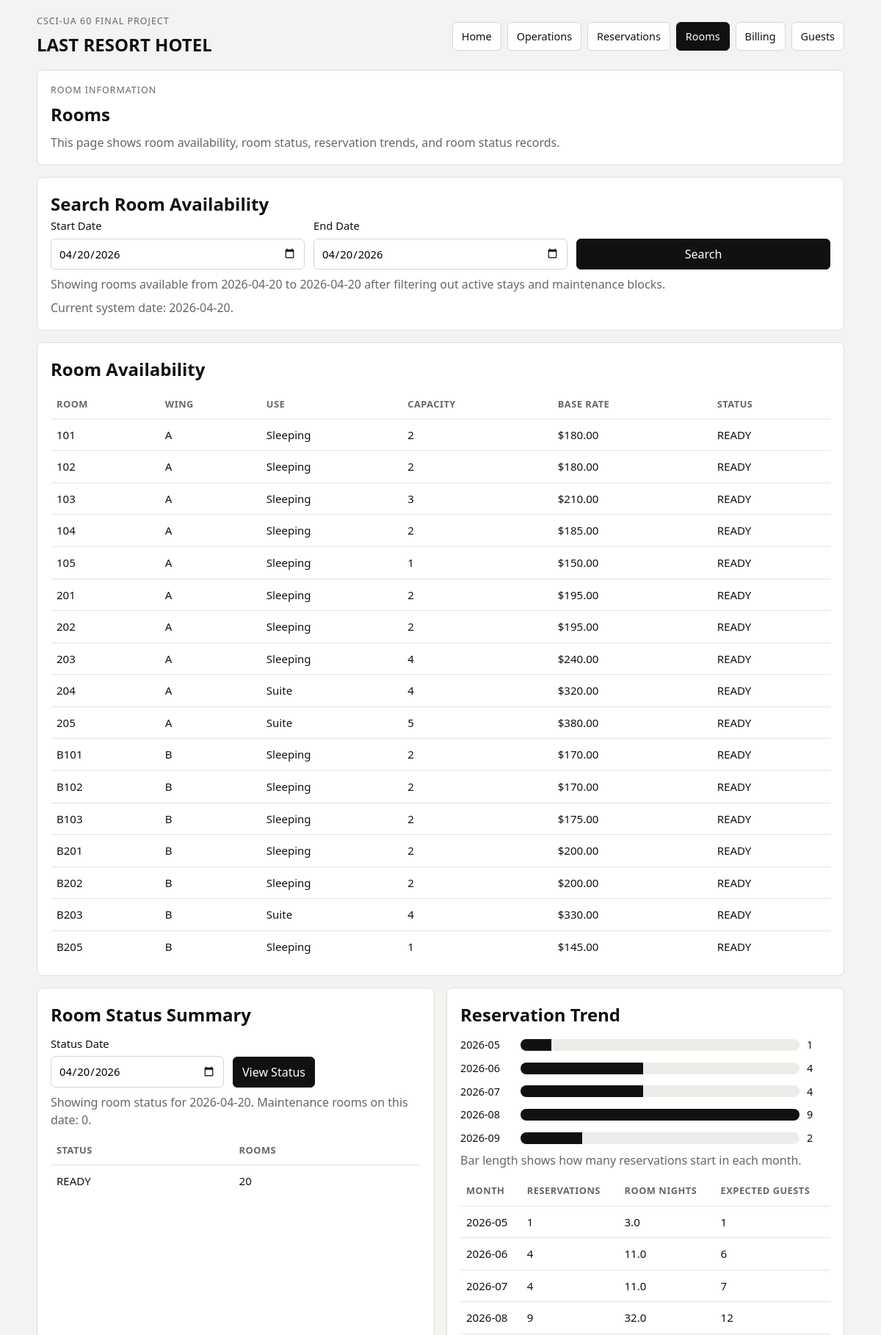
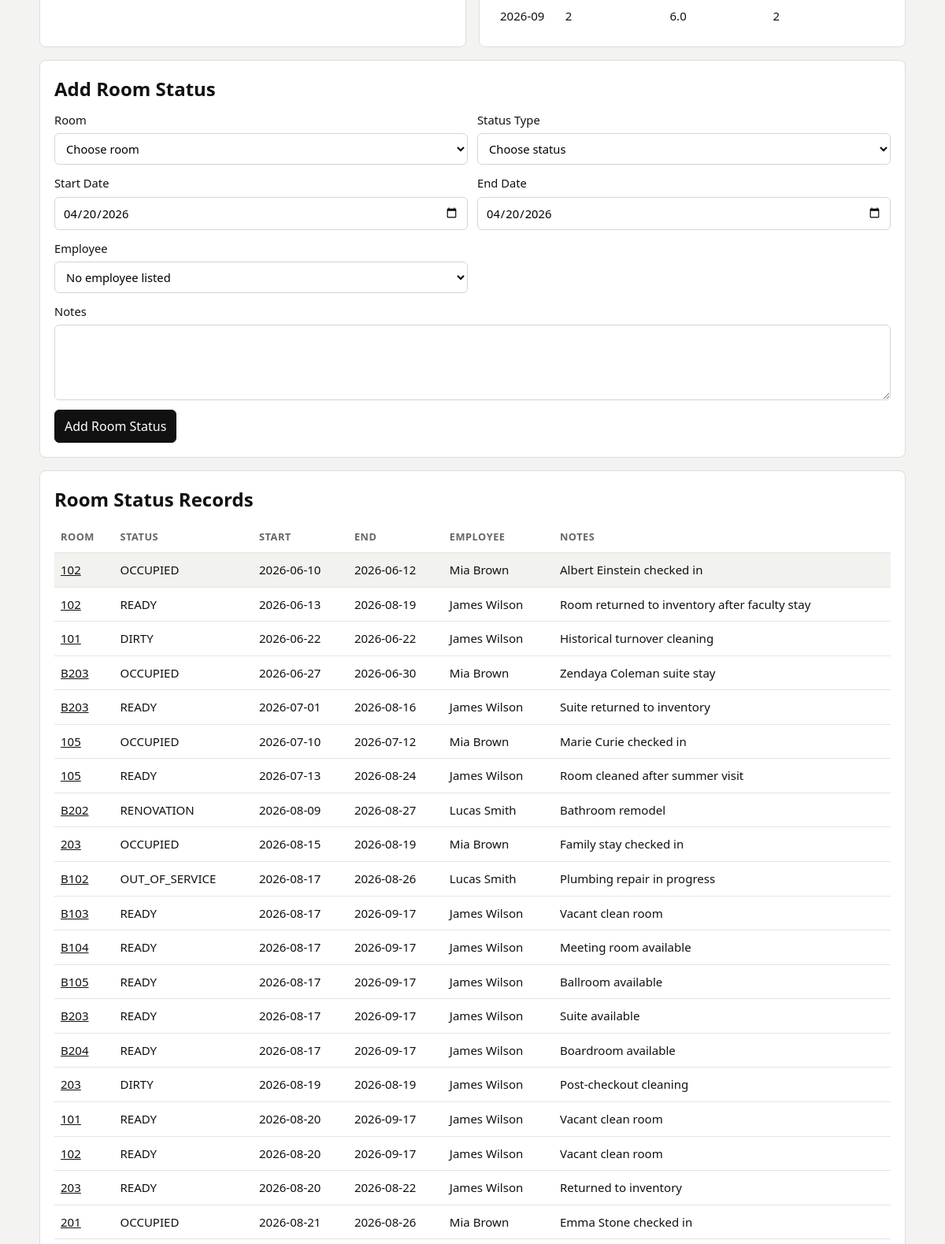
Screenshot of /rooms (upper part) with the database file from the repository (2 pictures, top to bottom).
### tables this page shows
CREATE TABLE room_capability (
    roomId INTEGER NOT NULL,
    capabilityTypeId INTEGER NOT NULL,
    capacity INTEGER NOT NULL CHECK (capacity > 0),
    baseRate DECIMAL(10, 2) NOT NULL CHECK (baseRate >= 0),
    isAssignable INTEGER NOT NULL DEFAULT 1 CHECK (isAssignable IN (0, 1)),
    PRIMARY KEY (roomId, capabilityTypeId),
    FOREIGN KEY (roomId) REFERENCES room(roomId),
    FOREIGN KEY (capabilityTypeId) REFERENCES capability_type(capabilityTypeId)
);

CREATE TABLE room (
    roomId INTEGER PRIMARY KEY,
    levelId INTEGER NOT NULL,
    roomNum TEXT NOT NULL,
    isSmokingOverride INTEGER DEFAULT NULL CHECK (isSmokingOverride IN (0, 1)),
    FOREIGN KEY (levelId) REFERENCES level(levelId),
    UNIQUE (levelId, roomNum)
);

CREATE TABLE wing (
    wingId INTEGER PRIMARY KEY,
    buildingId INTEGER NOT NULL,
    wingCode TEXT NOT NULL,
    wingOrder INTEGER NOT NULL,
    nearIndoorPool INTEGER NOT NULL DEFAULT 0 CHECK (nearIndoorPool IN (0, 1)),
    nearOutdoorPool INTEGER NOT NULL DEFAULT 0 CHECK (nearOutdoorPool IN (0, 1)),
    nearParking INTEGER NOT NULL DEFAULT 0 CHECK (nearParking IN (0, 1)),
    handicapAccess INTEGER NOT NULL DEFAULT 0 CHECK (handicapAccess IN (0, 1)),
    FOREIGN KEY (buildingId) REFERENCES building(buildingId),
    UNIQUE (buildingId, wingCode),
    UNIQUE (buildingId, wingOrder)
);

CREATE TABLE room_status (
    statusId INTEGER PRIMARY KEY,
    roomId INTEGER NOT NULL,
        statusType TEXT NOT NULL CHECK (
            statusType IN (
            'OCCUPIED',
            'DIRTY',
            'READY',
            'RENOVATION',
            'RECONSTRUCTION',
            'OUT_OF_SERVICE'
        )
    ),
    startTime DATE NOT NULL,
    endTime DATE NOT NULL,
    employeeId INTEGER,
    notes TEXT,
    FOREIGN KEY (roomId) REFERENCES room(roomId),
    CHECK (endTime >= startTime)
);

### Final Project/app.py (the view)
@app.route("/rooms", methods=["GET"])
def rooms_page():
    current_date = get_current_date()
    requested_status_id = request.args.get("statusId", type=int)
    page_message, page_message_type = get_page_notice()
    start_date = request.args.get("start", current_date).strip() or current_date
    end_date = request.args.get("end", current_date).strip() or current_date
    status_value = request.args.get("status")
    status_date = status_value.strip() if status_value else current_date
    if not status_date:
        status_date = current_date
    if start_date > end_date:
        start_date, end_date = end_date, start_date
    conn = get_db_connection()
    available_rooms, room_status_summary, reservation_trends, maintenance_count = load_room_page_data(
        conn,
        start_date,
        end_date,
        status_date,
    )
    room_status_records = load_room_status_records(conn)
    room_options = load_room_options(conn)
    employee_options = load_employee_options(conn)
    conn.close()
    selected_status_id = choose_selected_id(room_status_records, requested_status_id, "statusId")
    selected_room_status = next(
        (row for row in room_status_records if row["statusId"] == selected_status_id),
        None,
    )
    return render_template(
        "rooms.html",
        availableRooms=available_rooms,
        roomStatusSummary=room_status_summary,
        reservationTrends=reservation_trends,
        roomStatusRecords=room_status_records,
        selectedRoomStatus=selected_room_status,
        selectedStatusId=selected_status_id,
        roomOptions=room_options,
        employeeOptions=employee_options,
        roomStatusTypes=ROOM_STATUS_TYPES,
        maintenanceCount=maintenance_count,
        startDate=start_date,
        endDate=end_date,
        statusDate=status_date,
        snapshotDate=current_date,
        currentDateInput=current_date,
        pageMessage=page_message,
        pageMessageType=page_message_type,
        pageTitle="Room Information",
    )

### Final Project/app.py (called while the page is built)
def get_current_date():
    return date.today().isoformat()

def get_db_connection():
    conn = sqlite3.connect(DATABASE)
    conn.execute("PRAGMA foreign_keys = ON")
    conn.row_factory = sqlite3.Row
    return conn

def clean_text(value):
    if value is None:
        return ""
    return value.strip()

def format_date_input(value):
    if not value:
        return ""
    return value[:10]

def get_page_notice():
    return clean_text(request.args.get("message")), clean_text(request.args.get("messageType")) or "success"

def choose_selected_id(rows, requested_id, key_name):
    if not rows:
        return None
    valid_ids = {row[key_name] for row in rows}
    if requested_id in valid_ids:
        return requested_id
    return rows[0][key_name]

def format_person_name(first_name, last_name):
    if first_name and last_name:
        return f"{first_name} {last_name}"
    return None

def normalize_room_status(status_type):
    if status_type == "AVAILABLE":
        return "READY"
    return status_type

def load_room_status_date_range(conn):
    row = conn.execute(
        """
        SELECT
            MIN(startTime) AS firstStatusDate,
            MAX(endTime) AS lastStatusDate
        FROM room_status
        """
    ).fetchone()
    if row is None:
        return None, None
    return row["firstStatusDate"], row["lastStatusDate"]

def load_room_options(conn):
    room_rows = conn.execute(
        """
        SELECT roomId, roomNum
        FROM room
        ORDER BY roomNum
        """
    ).fetchall()
    room_options = []
    for row in room_rows:
        room_options.append(
            {
                "roomId": row["roomId"],
                "roomNum": row["roomNum"],
            }
        )
    return room_options

def load_employee_options(conn):
    employee_rows = conn.execute(
        """
        SELECT
            e.employeeId,
            p.firstName || ' ' || p.lastName AS employeeName,
            e.jobTitle
        FROM employee e
        JOIN person p ON p.personId = e.personId
        ORDER BY employeeName
        """
    ).fetchall()
    employee_options = []
    for row in employee_rows:
        employee_options.append(
            {
                "employeeId": row["employeeId"],
                "label": f"{row['employeeName']} ({row['jobTitle']})",
            }
        )
    return employee_options

### Final Project/templates/rooms.html (shortened to what this page needs)
{% extends 'base.html' %}
{% block container %}
<section class="pageHeader">
  <p class="sectionTag">Room Information</p>
  <h1>Rooms</h1>
  <p>This page shows room availability, room status, reservation trends, and room status records.</p>
</section>
<section class="dataCard">
  <h3>Search Room Availability</h3>
  <form class="reservationForm availabilityForm" method="GET" action="{{ url_for('rooms_page') }}">
    <label>
      Start Date
      <input type="date" name="start" value="{{ startDate }}">
    </label>
    <label>
      End Date
      <input type="date" name="end" value="{{ endDate }}">
    </label>
    <button type="submit">Search</button>
  </form>
  <p class="searchNote">Showing rooms available from {{ startDate }} to {{ endDate }} after filtering out active stays and maintenance blocks.</p>
  <p class="searchNote">Current system date: {{ snapshotDate }}.</p>
</section>
<section class="dataCard">
  <h3>Room Availability</h3>
  <table class="minimalTable">
    <thead>
      <tr>
        <th>Room</th>
        <th>Wing</th>
        <th>Use</th>
        <th>Capacity</th>
        <th>Base Rate</th>
        <th>Status</th>
      </tr>
    </thead>
    <tbody>
      {% for room in availableRooms %}
        <tr>
          <td>{{ room.roomNum }}</td>
          <td>{{ room.wingCode }}</td>
          <td>{{ room.roomUse }}</td>
          <td>{{ room.capacity }}</td>
          <td>${{ '%.2f'|format(room.baseRate) }}</td>
          <td>{{ room.currentStatus }}</td>
        </tr>
      {% else %}
        <tr>
          <td colspan="6">No rooms are available in the selected date range.</td>
        </tr>
      {% endfor %}
    </tbody>
  </table>
</section>
<div class="dashboardGrid">
  <section class="dataCard">
    <h3>Room Status Summary</h3>
    <form class="searchForm statusForm" method="GET" action="{{ url_for('rooms_page') }}">
      <label>
        Status Date
        <input type="date" name="status" value="{{ statusDate }}">
      </label>
      <button type="submit">View Status</button>
    </form>
    <p class="searchNote">Showing room status for {{ statusDate }}. Maintenance rooms on this date: {{ maintenanceCount }}.</p>
    <table class="minimalTable">
      <thead>
        <tr>
          <th>Status</th>
          <th>Rooms</th>
        </tr>
      </thead>
      <tbody>
        {% for row in roomStatusSummary %}
          <tr>
            <td>{{ row.statusType }}</td>
            <td>{{ row.roomCount }}</td>
          </tr>
        {% else %}
          <tr>
            <td colspan="2">No room status information is available.</td>
          </tr>
        {% endfor %}
      </tbody>
    </table>
  </section>
  <section class="dataCard">
    <h3>Reservation Trend</h3>
    <div class="trendChart">
      {% for row in reservationTrends %}
        <div class="trendRow">
          <span class="trendMonth">{{ row.stayMonth }}</span>
          <div class="trendBar">
            <div class="trendBarFill" style="width: {{ row.barWidth }}%;"></div>
          </div>
          <span class="trendValue">{{ row.reservationCount }}</span>
        </div>
      {% else %}
        <p class="searchNote">No reservation trend data is available.</p>
      {% endfor %}
    </div>
    <p class="searchNote">Bar length shows how many reservations start in each month.</p>
    <table class="minimalTable">
      <thead>
        <tr>
          <th>Month</th>
          <th>Reservations</th>
          <th>Room Nights</th>
          <th>Expected Guests</th>
        </tr>
      </thead>
      <tbody>
        {% for row in reservationTrends %}
          <tr>
            <td>{{ row.stayMonth }}</td>
            <td>{{ row.reservationCount }}</td>
            <td>{{ row.roomNights }}</td>
            <td>{{ row.expectedGuests }}</td>
          </tr>
        {% else %}
          <tr>
            <td colspan="4">No reservation trend data is available.</td>
          </tr>
        {% endfor %}
      </tbody>
    </table>
  </section>
</div>
<section class="dataCard">
  <h3>Add Room Status</h3>
  <form class="crudForm" method="POST" action="{{ url_for('create_room_status') }}">
    <div class="formGrid">
      <label>
        Room
        <select name="roomId" required>
          <option value="">Choose room</option>
        </select>
      </label>
      <label>
        Status Type
        <select name="statusType" required>
          <option value="">Choose status</option>
        </select>
      </label>
      <label>
        Start Date
        <input type="date" name="startTime" value="{{ currentDateInput }}" required>
      </label>
      <label>
        End Date
        <input type="date" name="endTime" value="{{ currentDateInput }}" required>
      </label>
      <label>
        Employee
        <select name="employeeId">
          <option value="">No employee listed</option>
        </select>
      </label>
      <label class="fullWidth">
        Notes
        <textarea name="notes" rows="3"></textarea>
      </label>
    </div>
    <div class="buttonRow">
      <button type="submit">Add Room Status</button>
    </div>
  </form>
</section>
<section class="dataCard">
  <h3>Room Status Records</h3>
  <table class="minimalTable">
    <thead>
      <tr>
        <th>Room</th>
        <th>Status</th>
        <th>Start</th>
        <th>End</th>
        <th>Employee</th>
        <th>Notes</th>
      </tr>
    </thead>
    <tbody>
      {% for row in roomStatusRecords %}
        <tr class="{% if row.statusId == selectedStatusId %}selectedRow{% endif %}">
          <td>
            <a href="{{ url_for('rooms_page', start=startDate, end=endDate, status=statusDate, statusId=row.statusId) }}">
              {{ row.roomNum }}
            </a>
          </td>
          <td>{{ row.statusType }}</td>
          <td>{{ row.startTime }}</td>
          <td>{{ row.endTime }}</td>
          <td>{{ row.employeeName }}</td>
          <td>{{ row.notes or 'No notes' }}</td>
        </tr>
      {% else %}
        <tr>
          <td colspan="6">No room status records are available.</td>
        </tr>
      {% endfor %}
    </tbody>
  </table>
</section>
{% endblock %}

### Final Project/static/css/main.css (style rules this page uses)
*, *::before, *::after { box-sizing: border-box; }
body { margin: 0; background: #f3f3f1; color: #111111; font-family: "Segoe UI", Arial, sans-serif; line-height: 1.5; }
a { color: inherit; text-decoration: none; }
button, input, select, textarea { font: inherit; }
.eyebrow, .sectionTag { margin: 0; color: #666666; font-size: 0.78rem; text-transform: uppercase; letter-spacing: 0.08em; }
.pageHeader, .photoPanel, .summaryPanel, .dataCard, .guestInfoCard, .billPanel, .sectionBlock { background: #ffffff; border: 1px solid #ddddda; border-radius: 8px; padding: 18px; }
.pageHeader h1, .summaryPanel h2, .dataCard h3, .guestInfoCard h2, .billPanel h2 { margin: 6px 0 0; font-size: 1.5rem; }
.pageHeader p:last-child, .searchNote, .tableNote, .billMeta, .infoList dt, .minimalTable th { color: #666666; }
.pageHeader p:last-child, .searchNote, .tableNote { margin: 8px 0 0; }
.summaryPanel h2, .dataCard h3, .guestInfoCard h2 { margin-top: 0; }
.summaryList, .dashboardGrid, .billingTopLayout, .billingBottomLayout { display: grid; gap: 16px; }
.dashboardGrid, .billingBottomLayout { grid-template-columns: repeat(2, minmax(0, 1fr)); }
.reservationForm, .searchForm { display: grid; gap: 12px; align-items: end; }
.reservationForm { grid-template-columns: repeat(4, minmax(0, 1fr)); }
.availabilityForm { grid-template-columns: repeat(3, minmax(0, 1fr)); }
.searchForm { grid-template-columns: minmax(0, 1fr) auto; }
.statusForm { max-width: 360px; margin-top: 10px; }
.reservationForm label, .searchForm label, .crudForm label { display: flex; flex-direction: column; gap: 6px; font-size: 0.92rem; }
.reservationForm input, .reservationForm select, .reservationForm textarea, .searchForm input, .searchForm select, .crudForm input, .crudForm select, .crudForm textarea { min-height: 40px; padding: 8px 10px; border: 1px solid #d4d4cf; border-radius: 6px; background: #ffffff; }
.crudForm textarea { min-height: 96px; resize: vertical; }
.reservationForm button, .searchForm button, .crudForm button, .inlineForm button { min-height: 40px; padding: 8px 12px; border: 1px solid #111111; border-radius: 6px; background: #111111; color: #ffffff; cursor: pointer; }
.dataCard, .guestInfoCard, .billPanel { overflow-x: auto; }
.crudForm { display: grid; gap: 12px; margin-top: 10px; }
.formGrid { display: grid; grid-template-columns: repeat(2, minmax(0, 1fr)); gap: 12px; align-items: start; }
.fullWidth { grid-column: 1 / -1; }
.buttonRow { display: flex; gap: 10px; flex-wrap: wrap; align-items: center; }
.minimalTable { width: 100%; border-collapse: collapse; min-width: 480px; margin-top: 10px; }
.minimalTable th, .minimalTable td { padding: 10px 8px; border-bottom: 1px solid #e4e4df; text-align: left; vertical-align: top; font-size: 0.94rem; }
.minimalTable th { font-size: 0.8rem; font-weight: 600; text-transform: uppercase; letter-spacing: 0.04em; }
.minimalTable tbody tr:last-child td { border-bottom: none; }
.minimalTable a { text-decoration: underline; }
.selectedRow { background: #f2f2ef; }
.trendChart { display: grid; gap: 10px; margin-top: 12px; }
.trendRow { display: grid; grid-template-columns: 72px minmax(0, 1fr) 32px; gap: 10px; align-items: center; }
.trendMonth, .trendValue { font-size: 0.9rem; }
.trendBar { height: 16px; border-radius: 999px; background: #ecece8; overflow: hidden; }
.trendBarFill { height: 100%; background: #111111; }

### rows the page displays
room_capability: roomNum "101", wingCode "A", roomUse "Sleeping", capacity "2", baseRate "180.00", currentStatus "READY"
room_capability: roomNum "102", wingCode "A", roomUse "Sleeping", capacity "2", baseRate "180.00", currentStatus "READY"
room_capability: roomNum "103", wingCode "A", roomUse "Sleeping", capacity "3", baseRate "210.00", currentStatus "READY"
room_capability: roomNum "104", wingCode "A", roomUse "Sleeping", capacity "2", baseRate "185.00", currentStatus "READY"
room_capability: roomNum "105", wingCode "A", roomUse "Sleeping", capacity "1", baseRate "150.00", currentStatus "READY"
room_capability: roomNum "201", wingCode "A", roomUse "Sleeping", capacity "2", baseRate "195.00", currentStatus "READY"
room_capability: roomNum "202", wingCode "A", roomUse "Sleeping", capacity "2", baseRate "195.00", currentStatus "READY"
room_capability: roomNum "203", wingCode "A", roomUse "Sleeping", capacity "4", baseRate "240.00", currentStatus "READY"
room_capability: roomNum "204", wingCode "A", roomUse "Suite", capacity "4", baseRate "320.00", currentStatus "READY"
room_capability: roomNum "205", wingCode "A", roomUse "Suite", capacity "5", baseRate "380.00", currentStatus "READY"
room_capability: roomNum "B101", wingCode "B", roomUse "Sleeping", capacity "2", baseRate "170.00", currentStatus "READY"
room_capability: roomNum "B102", wingCode "B", roomUse "Sleeping", capacity "2", baseRate "170.00", currentStatus "READY"
room_capability: roomNum "B103", wingCode "B", roomUse "Sleeping", capacity "2", baseRate "175.00", currentStatus "READY"
room_capability: roomNum "B201", wingCode "B", roomUse "Sleeping", capacity "2", baseRate "200.00", currentStatus "READY"
room_capability: roomNum "B202", wingCode "B", roomUse "Sleeping", capacity "2", baseRate "200.00", currentStatus "READY"
room_capability: roomNum "B203", wingCode "B", roomUse "Suite", capacity "4", baseRate "330.00", currentStatus "READY"
room_capability: roomNum "B205", wingCode "B", roomUse "Sleeping", capacity "1", baseRate "145.00", currentStatus "READY"
room_status: statusType "READY", roomCount "20"
room_status: roomNum "102", statusType "OCCUPIED", startTime "2026-06-10", endTime "2026-06-12", employeeName "Mia Brown", notes "Albert Einstein checked in"
room_status: roomNum "102", statusType "READY", startTime "2026-06-13", endTime "2026-08-19", employeeName "James Wilson", notes "Room returned to inventory after faculty stay"
room_status: roomNum "101", statusType "DIRTY", startTime "2026-06-22", endTime "2026-06-22", employeeName "James Wilson", notes "Historical turnover cleaning"
room_status: roomNum "B203", statusType "OCCUPIED", startTime "2026-06-27", endTime "2026-06-30", employeeName "Mia Brown", notes "Zendaya Coleman suite stay"
room_status: roomNum "B203", statusType "READY", startTime "2026-07-01", endTime "2026-08-16", employeeName "James Wilson", notes "Suite returned to inventory"
room_status: roomNum "105", statusType "OCCUPIED", startTime "2026-07-10", endTime "2026-07-12", employeeName "Mia Brown", notes "Marie Curie checked in"
room_status: roomNum "105", statusType "READY", startTime "2026-07-13", endTime "2026-08-24", employeeName "James Wilson", notes "Room cleaned after summer visit"
room_status: roomNum "B202", statusType "RENOVATION", startTime "2026-08-09", endTime "2026-08-27", employeeName "Lucas Smith", notes "Bathroom remodel"
room_status: roomNum "203", statusType "OCCUPIED", startTime "2026-08-15", endTime "2026-08-19", employeeName "Mia Brown", notes "Family stay checked in"
room_status: roomNum "B102", statusType "OUT_OF_SERVICE", startTime "2026-08-17", endTime "2026-08-26", employeeName "Lucas Smith", notes "Plumbing repair in progress"
room_status: roomNum "B103", statusType "READY", startTime "2026-08-17", endTime "2026-09-17", employeeName "James Wilson", notes "Vacant clean room"
room_status: roomNum "B104", statusType "READY", startTime "2026-08-17", endTime "2026-09-17", employeeName "James Wilson", notes "Meeting room available"
room_status: roomNum "B105", statusType "READY", startTime "2026-08-17", endTime "2026-09-17", employeeName "James Wilson", notes "Ballroom available"
room_status: roomNum "B203", statusType "READY", startTime "2026-08-17", endTime "2026-09-17", employeeName "James Wilson", notes "Suite available"
room_status: roomNum "B204", statusType "READY", startTime "2026-08-17", endTime "2026-09-17", employeeName "James Wilson", notes "Boardroom available"
room_status: roomNum "203", statusType "DIRTY", startTime "2026-08-19", endTime "2026-08-19", employeeName "James Wilson", notes "Post-checkout cleaning"
room_status: roomNum "101", statusType "READY", startTime "2026-08-20", endTime "2026-09-17", employeeName "James Wilson", notes "Vacant clean room"
room_status: roomNum "102", statusType "READY", startTime "2026-08-20", endTime "2026-09-17", employeeName "James Wilson", notes "Vacant clean room"
room_status: roomNum "203", statusType "READY", startTime "2026-08-20", endTime "2026-08-22", employeeName "James Wilson", notes "Returned to inventory"
room_status: roomNum "201", statusType "OCCUPIED", startTime "2026-08-21", endTime "2026-08-26", employeeName "Mia Brown", notes "Emma Stone checked in"

### other values shown
{{ startDate }} "2026-04-20"
{{ endDate }} "2026-04-20"
{{ snapshotDate }} "2026-04-20"
{{ statusDate }} "2026-04-20"
{{ maintenanceCount }} "0"
{{ row.stayMonth }} "2026-05" "2026-06" "2026-07" "2026-08" "2026-09"
{{ row.reservationCount }} "1" "4" "4" "9" "2"
{{ row.roomNights }} "3.0" "11.0" "11.0" "32.0" "6.0"
{{ row.expectedGuests }} "1" "6" "7" "12" "2"
